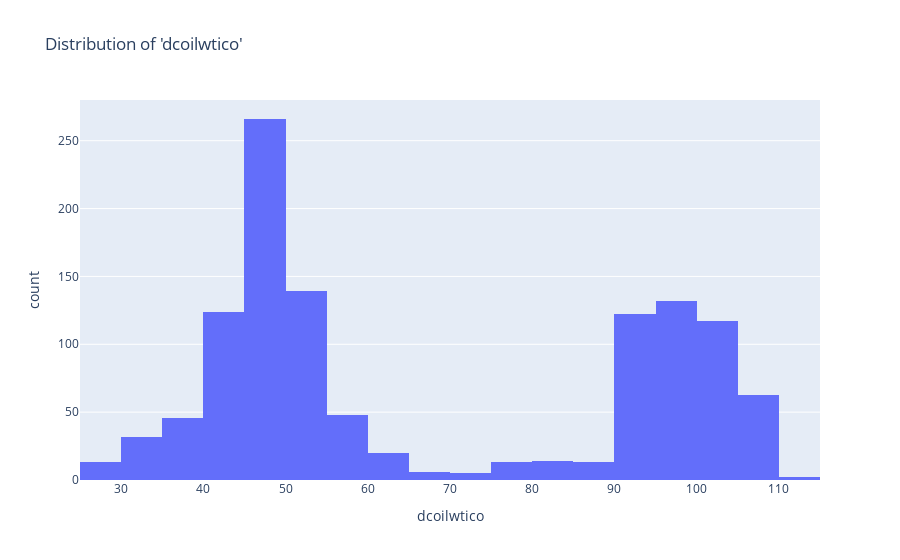
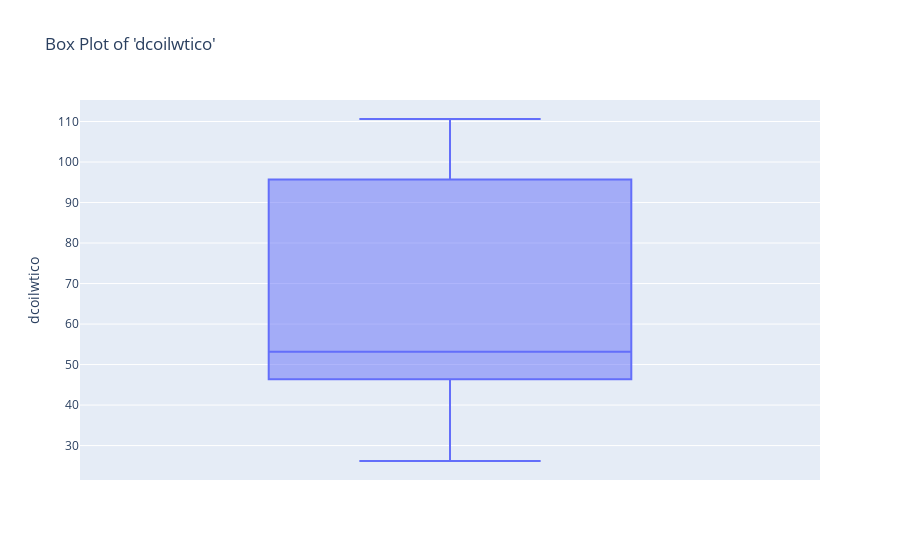
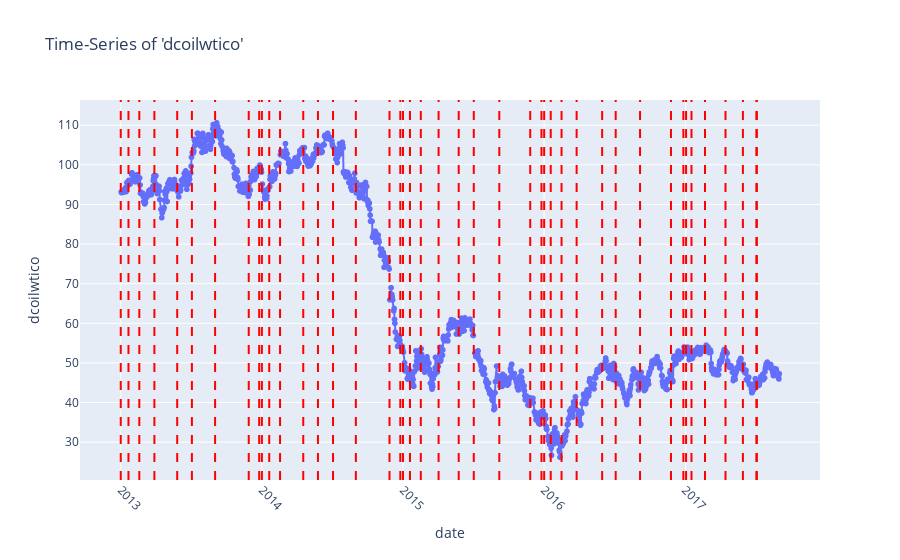

The cell these charts' notebook holds for them, in order:
### Markdown cell above
The choice between using forward fill (ffill) and backward fill (bfill) for imputation.

### Code cell
# Histogram
histogram_fig = px.histogram(oil_data, x='dcoilwtico', nbins=30, title="Distribution of 'dcoilwtico'")
histogram_fig.show()

# Box Plot
boxplot_fig = px.box(oil_data, y='dcoilwtico', title="Box Plot of 'dcoilwtico'")
boxplot_fig.show()



# Convert 'date' column to datetime format
oil_data['date'] = pd.to_datetime(oil_data['date'])

# Create a time-series line chart with missing value markers
line_chart_fig = px.line(oil_data, x='date', y='dcoilwtico', title="Time-Series of 'dcoilwtico'",
                         markers=True, # Add markers at data points
                         line_shape='linear', # Linear line shape
                         )

# Add vertical lines to indicate missing values
missing_dates = oil_data[oil_data['dcoilwtico'].isnull()]['date']
for date in missing_dates:
    line_chart_fig.add_shape(type="line",
                             x0=date, x1=date,
                             y0=0, y1=1,
                             xref="x", yref="paper",
                             line=dict(color="red", dash="dash")
                             )
    line_chart_fig.add_annotation(text="", x=date, y=1.02, xref="x", yref="paper", showarrow=False)

line_chart_fig.update_xaxes(tickangle=45)
line_chart_fig.show()

### Figure 1 — Plotly figure (JSON) as saved in the notebook; plotly's stock layout.template omitted (floating-point values rounded to 4 significant figures; data arrays with more than 128 entries replaced by an {"elided": "..."} marker saying what was removed)
{"data": [{"alignmentgroup": "True", "bingroup": "x", "hovertemplate": "dcoilwtico=%{x}<br>count=%{y}<extra></extra>", "legendgroup": "", "marker": {"color": "#636efa", "pattern": {"shape": ""}}, "name": "", "nbinsx": 30, "offsetgroup": "", "orientation": "v", "showlegend": false, "type": "histogram", "x": {"elided": "1218 float values"}, "xaxis": "x", "yaxis": "y"}], "layout": {"barmode": "relative", "legend": {"tracegroupgap": 0}, "title": {"text": "Distribution of 'dcoilwtico'"}, "xaxis": {"anchor": "y", "domain": [0, 1], "title": {"text": "dcoilwtico"}}, "yaxis": {"anchor": "x", "domain": [0, 1], "title": {"text": "count"}}}}

### Figure 2 — Plotly figure (JSON) as saved in the notebook; plotly's stock layout.template omitted (floating-point values rounded to 4 significant figures; data arrays with more than 128 entries replaced by an {"elided": "..."} marker saying what was removed)
{"data": [{"alignmentgroup": "True", "hovertemplate": "dcoilwtico=%{y}<extra></extra>", "legendgroup": "", "marker": {"color": "#636efa"}, "name": "", "notched": false, "offsetgroup": "", "orientation": "v", "showlegend": false, "type": "box", "x0": " ", "xaxis": "x", "y": {"elided": "1218 float values"}, "y0": " ", "yaxis": "y"}], "layout": {"boxmode": "group", "legend": {"tracegroupgap": 0}, "title": {"text": "Box Plot of 'dcoilwtico'"}, "xaxis": {"anchor": "y", "domain": [0, 1]}, "yaxis": {"anchor": "x", "domain": [0, 1], "title": {"text": "dcoilwtico"}}}}

### Figure 3 — Plotly figure (JSON) as saved in the notebook; plotly's stock layout.template omitted (floating-point values rounded to 4 significant figures; data arrays with more than 128 entries replaced by an {"elided": "..."} marker saying what was removed)
{"data": [{"hovertemplate": "date=%{x}<br>dcoilwtico=%{y}<extra></extra>", "legendgroup": "", "line": {"color": "#636efa", "dash": "solid", "shape": "linear"}, "marker": {"symbol": "circle"}, "mode": "markers+lines", "name": "", "showlegend": false, "type": "scattergl", "x": {"elided": "1218 str values"}, "xaxis": "x", "y": {"elided": "1218 float values"}, "yaxis": "y"}], "layout": {"annotations": [{"showarrow": false, "text": "", "x": "2013-01-01T00:00:00", "xref": "x", "y": 1.02, "yref": "paper"}, {"showarrow": false, "text": "", "x": "2013-01-21T00:00:00", "xref": "x", "y": 1.02, "yref": "paper"}, {"showarrow": false, "text": "", "x": "2013-02-18T00:00:00", "xref": "x", "y": 1.02, "yref": "paper"}, {"showarrow": false, "text": "", "x": "2013-03-29T00:00:00", "xref": "x", "y": 1.02, "yref": "paper"}, {"showarrow": false, "text": "", "x": "2013-05-27T00:00:00", "xref": "x", "y": 1.02, "yref": "paper"}, {"showarrow": false, "text": "", "x": "2013-07-04T00:00:00", "xref": "x", "y": 1.02, "yref": "paper"}, {"showarrow": false, "text": "", "x": "2013-09-02T00:00:00", "xref": "x", "y": 1.02, "yref": "paper"}, {"showarrow": false, "text": "", "x": "2013-11-28T00:00:00", "xref": "x", "y": 1.02, "yref": "paper"}, {"showarrow": false, "text": "", "x": "2013-12-25T00:00:00", "xref": "x", "y": 1.02, "yref": "paper"}, {"showarrow": false, "text": "", "x": "2014-01-01T00:00:00", "xref": "x", "y": 1.02, "yref": "paper"}, {"showarrow": false, "text": "", "x": "2014-01-20T00:00:00", "xref": "x", "y": 1.02, "yref": "paper"}, {"showarrow": false, "text": "", "x": "2014-02-17T00:00:00", "xref": "x", "y": 1.02, "yref": "paper"}, {"showarrow": false, "text": "", "x": "2014-04-18T00:00:00", "xref": "x", "y": 1.02, "yref": "paper"}, {"showarrow": false, "text": "", "x": "2014-05-26T00:00:00", "xref": "x", "y": 1.02, "yref": "paper"}, {"showarrow": false, "text": "", "x": "2014-07-04T00:00:00", "xref": "x", "y": 1.02, "yref": "paper"}, {"showarrow": false, "text": "", "x": "2014-09-01T00:00:00", "xref": "x", "y": 1.02, "yref": "paper"}, {"showarrow": false, "text": "", "x": "2014-11-27T00:00:00", "xref": "x", "y": 1.02, "yref": "paper"}, {"showarrow": false, "text": "", "x": "2014-12-25T00:00:00", "xref": "x", "y": 1.02, "yref": "paper"}, {"showarrow": false, "text": "", "x": "2015-01-01T00:00:00", "xref": "x", "y": 1.02, "yref": "paper"}, {"showarrow": false, "text": "", "x": "2015-01-19T00:00:00", "xref": "x", "y": 1.02, "yref": "paper"}, {"showarrow": false, "text": "", "x": "2015-02-16T00:00:00", "xref": "x", "y": 1.02, "yref": "paper"}, {"showarrow": false, "text": "", "x": "2015-04-03T00:00:00", "xref": "x", "y": 1.02, "yref": "paper"}, {"showarrow": false, "text": "", "x": "2015-05-25T00:00:00", "xref": "x", "y": 1.02, "yref": "paper"}, {"showarrow": false, "text": "", "x": "2015-07-03T00:00:00", "xref": "x", "y": 1.02, "yref": "paper"}, {"showarrow": false, "text": "", "x": "2015-09-07T00:00:00", "xref": "x", "y": 1.02, "yref": "paper"}, {"showarrow": false, "text": "", "x": "2015-11-26T00:00:00", "xref": "x", "y": 1.02, "yref": "paper"}, {"showarrow": false, "text": "", "x": "2015-12-25T00:00:00", "xref": "x", "y": 1.02, "yref": "paper"}, {"showarrow": false, "text": "", "x": "2016-01-01T00:00:00", "xref": "x", "y": 1.02, "yref": "paper"}, {"showarrow": false, "text": "", "x": "2016-01-18T00:00:00", "xref": "x", "y": 1.02, "yref": "paper"}, {"showarrow": false, "text": "", "x": "2016-02-15T00:00:00", "xref": "x", "y": 1.02, "yref": "paper"}, {"showarrow": false, "text": "", "x": "2016-03-25T00:00:00", "xref": "x", "y": 1.02, "yref": "paper"}, {"showarrow": false, "text": "", "x": "2016-05-30T00:00:00", "xref": "x", "y": 1.02, "yref": "paper"}, {"showarrow": false, "text": "", "x": "2016-07-04T00:00:00", "xref": "x", "y": 1.02, "yref": "paper"}, {"showarrow": false, "text": "", "x": "2016-09-05T00:00:00", "xref": "x", "y": 1.02, "yref": "paper"}, {"showarrow": false, "text": "", "x": "2016-11-24T00:00:00", "xref": "x", "y": 1.02, "yref": "paper"}, {"showarrow": false, "text": "", "x": "2016-12-26T00:00:00", "xref": "x", "y": 1.02, "yref": "paper"}, {"showarrow": false, "text": "", "x": "2017-01-02T00:00:00", "xref": "x", "y": 1.02, "yref": "paper"}, {"showarrow": false, "text": "", "x": "2017-01-16T00:00:00", "xref": "x", "y": 1.02, "yref": "paper"}, {"showarrow": false, "text": "", "x": "2017-02-20T00:00:00", "xref": "x", "y": 1.02, "yref": "paper"}, {"showarrow": false, "text": "", "x": "2017-04-14T00:00:00", "xref": "x", "y": 1.02, "yref": "paper"}, {"showarrow": false, "text": "", "x": "2017-05-29T00:00:00", "xref": "x", "y": 1.02, "yref": "paper"}, {"showarrow": false, "text": "", "x": "2017-07-03T00:00:00", "xref": "x", "y": 1.02, "yref": "paper"}, {"showarrow": false, "text": "", "x": "2017-07-04T00:00:00", "xref": "x", "y": 1.02, "yref": "paper"}], "legend": {"tracegroupgap": 0}, "shapes": [{"line": {"color": "red", "dash": "dash"}, "type": "line", "x0": "2013-01-01T00:00:00", "x1": "2013-01-01T00:00:00", "xref": "x", "y0": 0, "y1": 1, "yref": "paper"}, {"line": {"color": "red", "dash": "dash"}, "type": "line", "x0": "2013-01-21T00:00:00", "x1": "2013-01-21T00:00:00", "xref": "x", "y0": 0, "y1": 1, "yref": "paper"}, {"line": {"color": "red", "dash": "dash"}, "type": "line", "x0": "2013-02-18T00:00:00", "x1": "2013-02-18T00:00:00", "xref": "x", "y0": 0, "y1": 1, "yref": "paper"}, {"line": {"color": "red", "dash": "dash"}, "type": "line", "x0": "2013-03-29T00:00:00", "x1": "2013-03-29T00:00:00", "xref": "x", "y0": 0, "y1": 1, "yref": "paper"}, {"line": {"color": "red", "dash": "dash"}, "type": "line", "x0": "2013-05-27T00:00:00", "x1": "2013-05-27T00:00:00", "xref": "x", "y0": 0, "y1": 1, "yref": "paper"}, {"line": {"color": "red", "dash": "dash"}, "type": "line", "x0": "2013-07-04T00:00:00", "x1": "2013-07-04T00:00:00", "xref": "x", "y0": 0, "y1": 1, "yref": "paper"}, {"line": {"color": "red", "dash": "dash"}, "type": "line", "x0": "2013-09-02T00:00:00", "x1": "2013-09-02T00:00:00", "xref": "x", "y0": 0, "y1": 1, "yref": "paper"}, {"line": {"color": "red", "dash": "dash"}, "type": "line", "x0": "2013-11-28T00:00:00", "x1": "2013-11-28T00:00:00", "xref": "x", "y0": 0, "y1": 1, "yref": "paper"}, {"line": {"color": "red", "dash": "dash"}, "type": "line", "x0": "2013-12-25T00:00:00", "x1": "2013-12-25T00:00:00", "xref": "x", "y0": 0, "y1": 1, "yref": "paper"}, {"line": {"color": "red", "dash": "dash"}, "type": "line", "x0": "2014-01-01T00:00:00", "x1": "2014-01-01T00:00:00", "xref": "x", "y0": 0, "y1": 1, "yref": "paper"}, {"line": {"color": "red", "dash": "dash"}, "type": "line", "x0": "2014-01-20T00:00:00", "x1": "2014-01-20T00:00:00", "xref": "x", "y0": 0, "y1": 1, "yref": "paper"}, {"line": {"color": "red", "dash": "dash"}, "type": "line", "x0": "2014-02-17T00:00:00", "x1": "2014-02-17T00:00:00", "xref": "x", "y0": 0, "y1": 1, "yref": "paper"}, {"line": {"color": "red", "dash": "dash"}, "type": "line", "x0": "2014-04-18T00:00:00", "x1": "2014-04-18T00:00:00", "xref": "x", "y0": 0, "y1": 1, "yref": "paper"}, {"line": {"color": "red", "dash": "dash"}, "type": "line", "x0": "2014-05-26T00:00:00", "x1": "2014-05-26T00:00:00", "xref": "x", "y0": 0, "y1": 1, "yref": "paper"}, {"line": {"color": "red", "dash": "dash"}, "type": "line", "x0": "2014-07-04T00:00:00", "x1": "2014-07-04T00:00:00", "xref": "x", "y0": 0, "y1": 1, "yref": "paper"}, {"line": {"color": "red", "dash": "dash"}, "type": "line", "x0": "2014-09-01T00:00:00", "x1": "2014-09-01T00:00:00", "xref": "x", "y0": 0, "y1": 1, "yref": "paper"}, {"line": {"color": "red", "dash": "dash"}, "type": "line", "x0": "2014-11-27T00:00:00", "x1": "2014-11-27T00:00:00", "xref": "x", "y0": 0, "y1": 1, "yref": "paper"}, {"line": {"color": "red", "dash": "dash"}, "type": "line", "x0": "2014-12-25T00:00:00", "x1": "2014-12-25T00:00:00", "xref": "x", "y0": 0, "y1": 1, "yref": "paper"}, {"line": {"color": "red", "dash": "dash"}, "type": "line", "x0": "2015-01-01T00:00:00", "x1": "2015-01-01T00:00:00", "xref": "x", "y0": 0, "y1": 1, "yref": "paper"}, {"line": {"color": "red", "dash": "dash"}, "type": "line", "x0": "2015-01-19T00:00:00", "x1": "2015-01-19T00:00:00", "xref": "x", "y0": 0, "y1": 1, "yref": "paper"}, {"line": {"color": "red", "dash": "dash"}, "type": "line", "x0": "2015-02-16T00:00:00", "x1": "2015-02-16T00:00:00", "xref": "x", "y0": 0, "y1": 1, "yref": "paper"}, {"line": {"color": "red", "dash": "dash"}, "type": "line", "x0": "2015-04-03T00:00:00", "x1": "2015-04-03T00:00:00", "xref": "x", "y0": 0, "y1": 1, "yref": "paper"}, {"line": {"color": "red", "dash": "dash"}, "type": "line", "x0": "2015-05-25T00:00:00", "x1": "2015-05-25T00:00:00", "xref": "x", "y0": 0, "y1": 1, "yref": "paper"}, {"line": {"color": "red", "dash": "dash"}, "type": "line", "x0": "2015-07-03T00:00:00", "x1": "2015-07-03T00:00:00", "xref": "x", "y0": 0, "y1": 1, "yref": "paper"}, {"line": {"color": "red", "dash": "dash"}, "type": "line", "x0": "2015-09-07T00:00:00", "x1": "2015-09-07T00:00:00", "xref": "x", "y0": 0, "y1": 1, "yref": "paper"}, {"line": {"color": "red", "dash": "dash"}, "type": "line", "x0": "2015-11-26T00:00:00", "x1": "2015-11-26T00:00:00", "xref": "x", "y0": 0, "y1": 1, "yref": "paper"}, {"line": {"color": "red", "dash": "dash"}, "type": "line", "x0": "2015-12-25T00:00:00", "x1": "2015-12-25T00:00:00", "xref": "x", "y0": 0, "y1": 1, "yref": "paper"}, {"line": {"color": "red", "dash": "dash"}, "type": "line", "x0": "2016-01-01T00:00:00", "x1": "2016-01-01T00:00:00", "xref": "x", "y0": 0, "y1": 1, "yref": "paper"}, {"line": {"color": "red", "dash": "dash"}, "type": "line", "x0": "2016-01-18T00:00:00", "x1": "2016-01-18T00:00:00", "xref": "x", "y0": 0, "y1": 1, "yref": "paper"}, {"line": {"color": "red", "dash": "dash"}, "type": "line", "x0": "2016-02-15T00:00:00", "x1": "2016-02-15T00:00:00", "xref": "x", "y0": 0, "y1": 1, "yref": "paper"}, {"line": {"color": "red", "dash": "dash"}, "type": "line", "x0": "2016-03-25T00:00:00", "x1": "2016-03-25T00:00:00", "xref": "x", "y0": 0, "y1": 1, "yref": "paper"}, {"line": {"color": "red", "dash": "dash"}, "type": "line", "x0": "2016-05-30T00:00:00", "x1": "2016-05-30T00:00:00", "xref": "x", "y0": 0, "y1": 1, "yref": "paper"}, {"line": {"color": "red", "dash": "dash"}, "type": "line", "x0": "2016-07-04T00:00:00", "x1": "2016-07-04T00:00:00", "xref": "x", "y0": 0, "y1": 1, "yref": "paper"}, {"line": {"color": "red", "dash": "dash"}, "type": "line", "x0": "2016-09-05T00:00:00", "x1": "2016-09-05T00:00:00", "xref": "x", "y0": 0, "y1": 1, "yref": "paper"}, {"line": {"color": "red", "dash": "dash"}, "type": "line", "x0": "2016-11-24T00:00:00", "x1": "2016-11-24T00:00:00", "xref": "x", "y0": 0, "y1": 1, "yref": "paper"}, {"line": {"color": "red", "dash": "dash"}, "type": "line", "x0": "2016-12-26T00:00:00", "x1": "2016-12-26T00:00:00", "xref": "x", "y0": 0, "y1": 1, "yref": "paper"}, {"line": {"color": "red", "dash": "dash"}, "type": "line", "x0": "2017-01-02T00:00:00", "x1": "2017-01-02T00:00:00", "xref": "x", "y0": 0, "y1": 1, "yref": "paper"}, {"line": {"color": "red", "dash": "dash"}, "type": "line", "x0": "2017-01-16T00:00:00", "x1": "2017-01-16T00:00:00", "xref": "x", "y0": 0, "y1": 1, "yref": "paper"}, {"line": {"color": "red", "dash": "dash"}, "type": "line", "x0": "2017-02-20T00:00:00", "x1": "2017-02-20T00:00:00", "xref": "x", "y0": 0, "y1": 1, "yref": "paper"}, {"line": {"color": "red", "dash": "dash"}, "type": "line", "x0": "2017-04-14T00:00:00", "x1": "2017-04-14T00:00:00", "xref": "x", "y0": 0, "y1": 1, "yref": "paper"}, {"line": {"color": "red", "dash": "dash"}, "type": "line", "x0": "2017-05-29T00:00:00", "x1": "2017-05-29T00:00:00", "xref": "x", "y0": 0, "y1": 1, "yref": "paper"}, {"line": {"color": "red", "dash": "dash"}, "type": "line", "x0": "2017-07-03T00:00:00", "x1": "2017-07-03T00:00:00", "xref": "x", "y0": 0, "y1": 1, "yref": "paper"}, {"line": {"color": "red", "dash": "dash"}, "type": "line", "x0": "2017-07-04T00:00:00", "x1": "2017-07-04T00:00:00", "xref": "x", "y0": 0, "y1": 1, "yref": "paper"}], "title": {"text": "Time-Series of 'dcoilwtico'"}, "xaxis": {"anchor": "y", "domain": [0, 1], "tickangle": 45, "title": {"text": "date"}}, "yaxis": {"anchor": "x", "domain": [0, 1], "title": {"text": "dcoilwtico"}}}}
